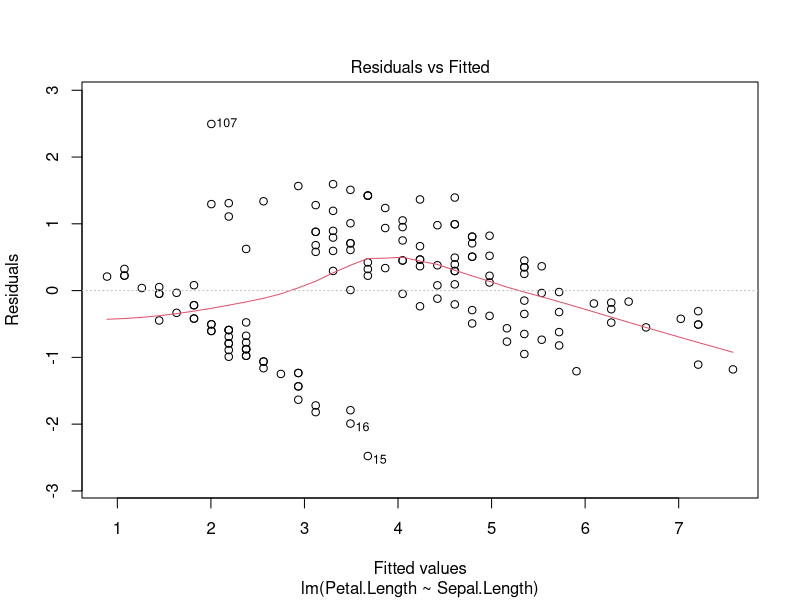
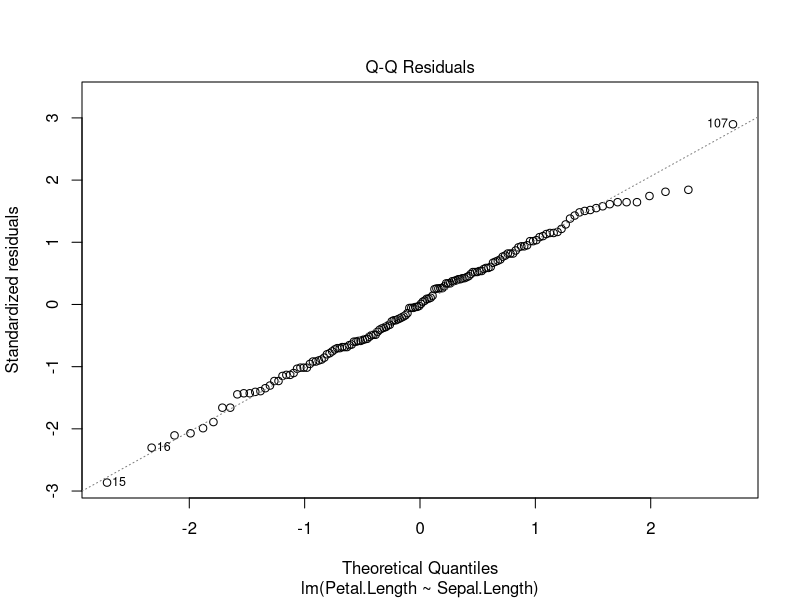
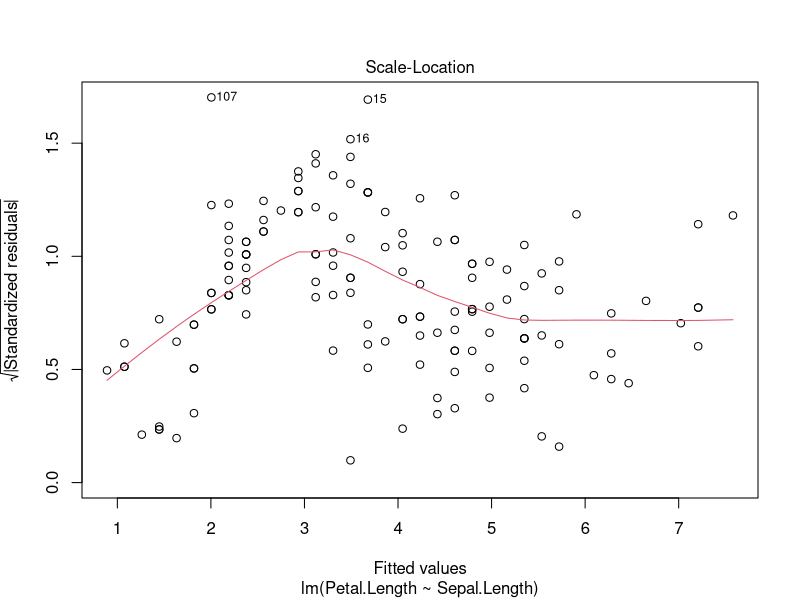
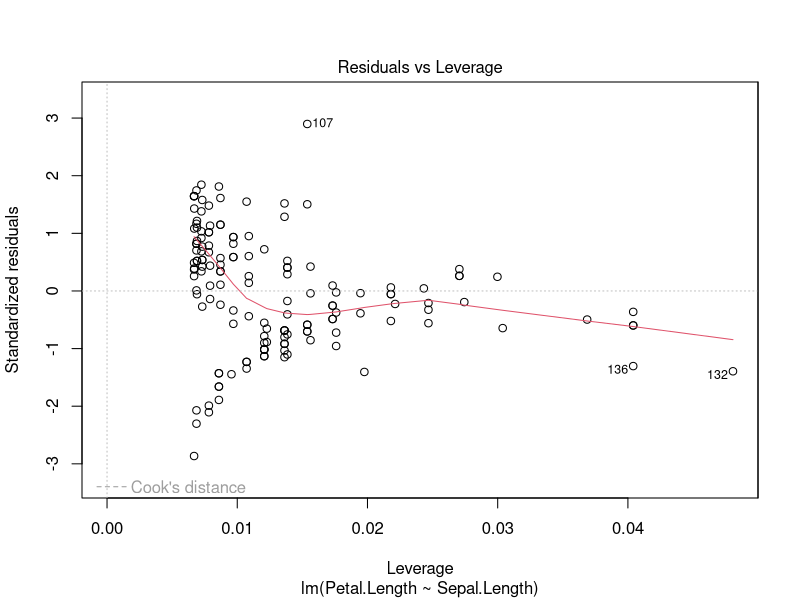

Source code (R) for these figures, in order:
#DSA LAB 8


# Q1. Build a regression model predicting Petal.Length from Sepal.Length in iris.
print("1. Simple Linear Regression: Petal.Length ~ Sepal.Length")

# Build the model using the lm() function
model_Q1 <- lm(Petal.Length ~ Sepal.Length, data = iris)

# Display the model summary
summary(model_Q1)

# Q2. Create a multiple regression model predicting mpg using wt, hp, and drat in mtcars.
print("2. Multiple Linear Regression: mpg ~ wt + hp + drat")

# Build the model
model_Q2 <- lm(mpg ~ wt + hp + drat, data = mtcars)

# Display the model summary
summary(model_Q2)


# Q3. Check the R² and Adjusted R² of the model in Q2.
print("3. R-squared and Adjusted R-squared for Model Q2:")

# Get the full summary of the model
summary_Q2 <- summary(model_Q2)

# Extract R-squared and Adjusted R-squared
R_squared <- summary_Q2$r.squared
Adjusted_R_squared <- summary_Q2$adj.r.squared

cat("R-squared:", R_squared, "\n")
cat("Adjusted R-squared:", Adjusted_R_squared, "\n")


# Q4. Plot residuals of your regression model in Q1 and interpret the result.
print("4. Plotting Residuals for Model Q1 and Interpretation:")


plot(model_Q1)


# Q5. Build a regression model predicting Ozone using Temp from the airquality dataset.
print("5. Simple Linear Regression: Ozone ~ Temp (Handling NAs)")

model_Q5 <- lm(Ozone ~ Temp, data = airquality, na.action = na.omit)

# Display the model summary
summary(model_Q5)